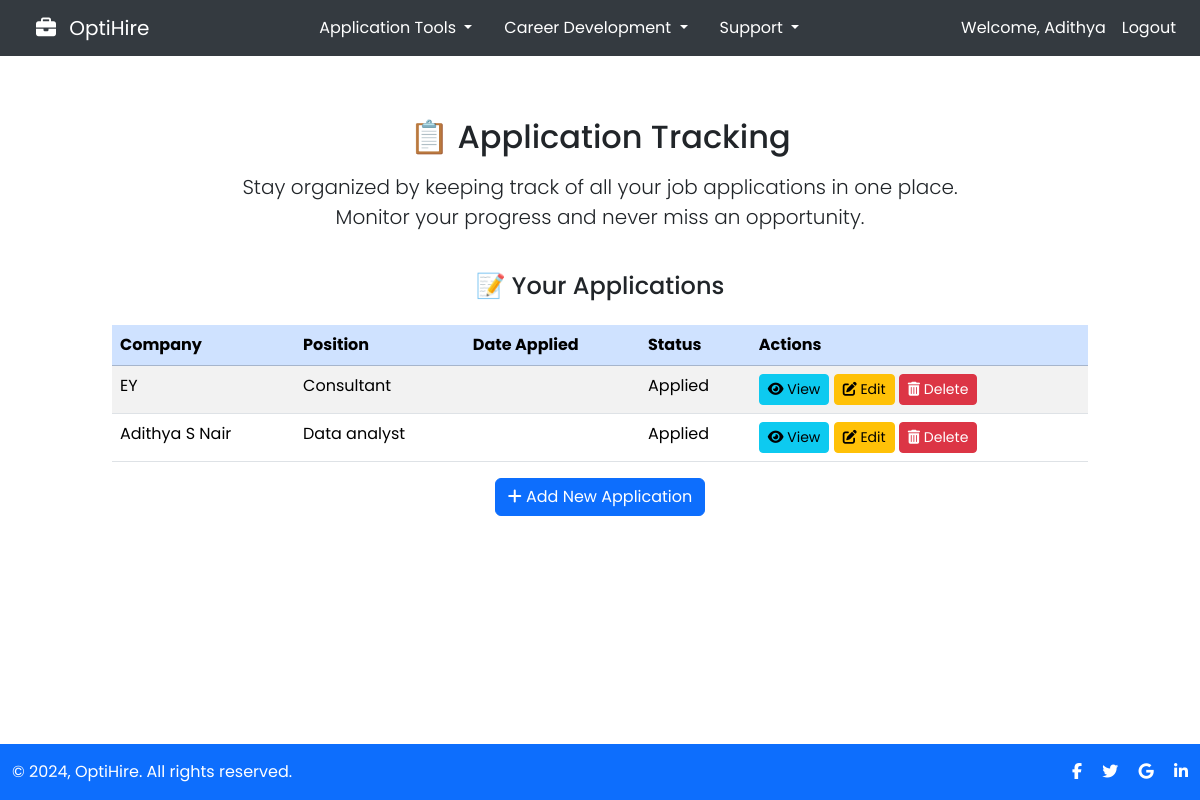
Before: /application-tracking/ (signed in) with the older database file.
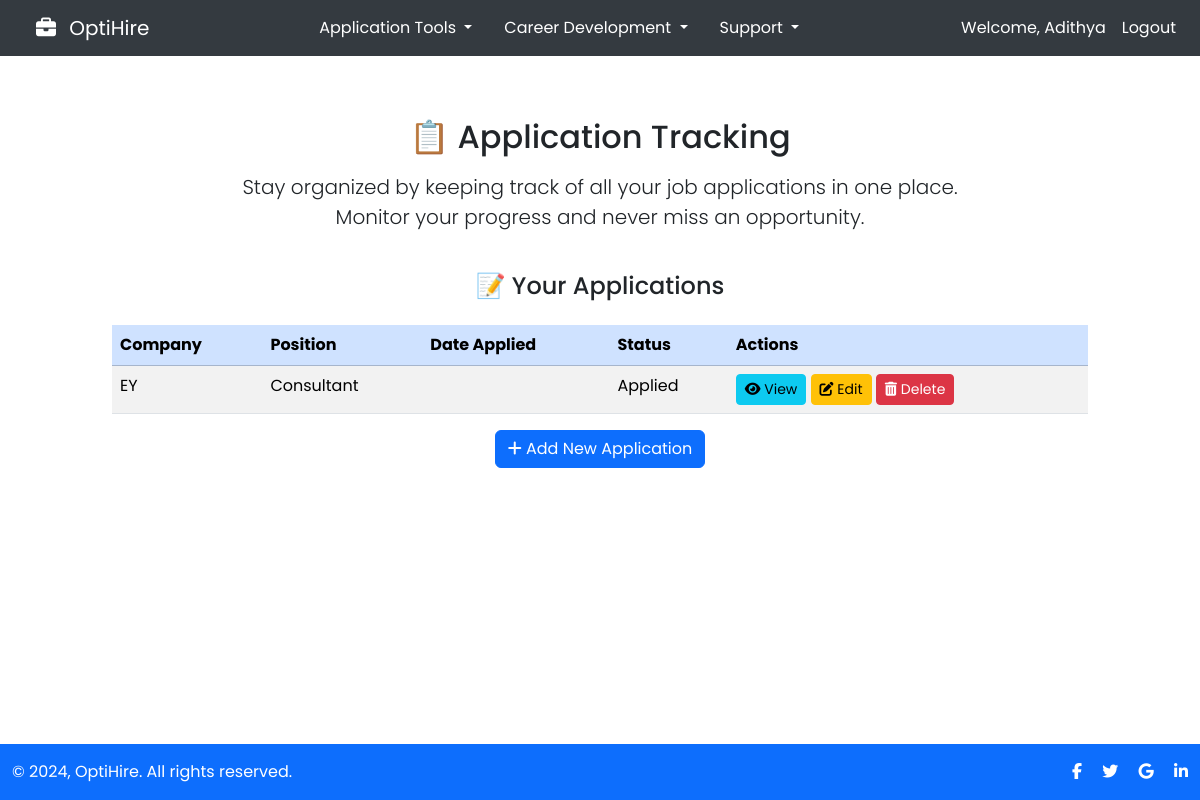
After: the same page with the newer database file.
### application_tracking/models.py (models this page shows, shortened)
class JobApplication(models.Model):
    STATUS_CHOICES = [
        ('Applied', 'Applied'),
        ('Interview', 'Interview'),
        ('Offer', 'Offer'),
        ('Rejected', 'Rejected'),
        ('Accepted', 'Accepted'),
    ]
    user = models.ForeignKey(User, on_delete=models.CASCADE)
    company = models.ForeignKey(Company, on_delete=models.CASCADE)
    position = models.CharField(max_length=255)
    application_date = models.DateField()
    status = models.CharField(max_length=20, choices=STATUS_CHOICES, default='Applied')
    notes = models.TextField(blank=True)
    resume = models.FileField(upload_to='resumes/', blank=True, null=True)
    cover_letter = models.FileField(upload_to='cover_letters/', blank=True, null=True)

class Company(models.Model):
    name = models.CharField(max_length=255)
    website = models.URLField(blank=True, null=True)
    description = models.TextField(blank=True)
    def __str__(self):
        return self.name

### application_tracking/views.py (the view)
# urls.py: path('', views.application_list, name='application_list'),
@login_required
def application_list(request):
    applications = JobApplication.objects.filter(user=request.user).order_by('-application_date')
    return render(request, 'application_tracking/application_list.html', {'applications': applications})

### application_tracking/templates/application_tracking/application_list.html (shortened to what this page needs)
<!DOCTYPE html>
<html lang="en">
<head>
    {% load static %}
    <link rel="stylesheet" href="{% static 'css/bootstrap.min.css' %}">
    <link rel="stylesheet" href="{% static 'css/styles.css' %}">
    <link href="https://cdnjs.cloudflare.com/ajax/libs/font-awesome/6.7.1/css/all.min.css" rel="stylesheet">
</head>
<body class="d-flex flex-column min-vh-100">
    {% include 'navbar.html' %}
    <main class="flex-fill">
        <div class="container-fluid my-5">
            <div class="row mb-4">
                <div class="col-lg-8 mx-auto text-center">
                    <h2 class="mb-3">📋 Application Tracking</h2>
                    <p class="lead">
                        Stay organized by keeping track of all your job applications in one place. Monitor your progress and never miss an opportunity.
                    </p>
                </div>
            </div>
            <div class="row">
                <div class="col-lg-10 mx-auto">
                    <h4 class="mb-4 text-center">📝 Your Applications</h4>
                    <table class="table table-striped table-hover">
                        <thead class="table-primary">
                            <tr>
                                <th>Company</th>
                                <th>Position</th>
                                <th>Date Applied</th>
                                <th>Status</th>
                                <th>Actions</th>
                            </tr>
                        </thead>
                        <tbody>
                            {% for application in applications %}
                            <tr>
                                <td>{{ application.company }}</td>
                                <td>{{ application.position }}</td>
                                <td>{{ application.date_applied }}</td>
                                <td>{{ application.status }}</td>
                                <td>
                                    <a href="{% url 'application_tracking:application_detail' application.pk %}" class="btn btn-info btn-sm">
                                        <i class="fas fa-eye"></i> View
                                    </a>
                                    <a href="{% url 'application_tracking:application_edit' application.pk %}" class="btn btn-warning btn-sm">
                                        <i class="fas fa-edit"></i> Edit
                                    </a>
                                    <a href="{% url 'application_tracking:application_delete' application.pk %}" class="btn btn-danger btn-sm">
                                        <i class="fas fa-trash-alt"></i> Delete
                                    </a>
                                </td>
                            </tr>
                            {% empty %}
                            <tr>
                                <td colspan="5" class="text-center">No applications found. Start by adding a new application.</td>
                            </tr>
                            {% endfor %}
                        </tbody>
                    </table>
                    <div class="text-center">
                        <a href="{% url 'application_tracking:application_add' %}" class="btn btn-primary mb-3">
                            <i class="fas fa-plus"></i> Add New Application
                        </a>
                    </div>
                </div>
            </div>
            <br>
        </div>
    </main>
    {% include 'footer.html' %}
</body>
</html>

### templates/navbar.html (shortened to what this page needs)
<!DOCTYPE html>
<html lang="en">
<head>
    {% load static %}
    <link href="{% static 'css/bootstrap.min.css' %}" rel="stylesheet">
    <link rel="stylesheet" href="{% static 'css/styles.css' %}">
    <link rel="stylesheet" href="{% static 'css/fontawesome.min.css' %}">
    <link href="https://cdnjs.cloudflare.com/ajax/libs/font-awesome/6.7.1/css/all.min.css" rel="stylesheet">
</head>
<body class="m-0">
<nav class="navbar navbar-expand-lg navbar-dark fixed-top w-100">
    <div class="container-fluid px-3">
        <a class="navbar-brand" href="{% url 'home:landing_page' %}">
            <i class="fas fa-briefcase me-2"></i> OptiHire
        </a>
        <div class="collapse navbar-collapse justify-content-between" id="navbarContent">
            <ul class="navbar-nav mx-auto">
                <li class="nav-item dropdown mx-2">
                    <a class="nav-link dropdown-toggle" href="#" id="navbarDropdownApplications" role="button"
                       data-bs-toggle="dropdown" aria-expanded="false">
                        Application Tools
                    </a>
                </li>
                <li class="nav-item dropdown mx-2">
                    <a class="nav-link dropdown-toggle" href="#" id="navbarDropdownCareer" role="button"
                       data-bs-toggle="dropdown" aria-expanded="false">
                        Career Development
                    </a>
                    <li class="nav-item dropdown mx-2">
                        <a class="nav-link dropdown-toggle" href="#" id="navbarDropdownSupport" role="button"
                           data-bs-toggle="dropdown" aria-expanded="false">
                            Support
                        </a>
                    </li>
                </li>
            </ul>
            <ul class="navbar-nav">
                {% if user.is_authenticated %}
                    <li class="nav-item">
                        <a class="nav-link">Welcome, {{ user.username|capfirst }}</a>
                    </li>
                    <li class="nav-item">
                        <a class="nav-link" href="{% url 'home:logout' %}">Logout</a>
                    </li>
                {% endif %}
            </ul>
        </div>
    </div>
</nav>
</body>
</html>

### templates/footer.html (shortened to what this page needs)
<!DOCTYPE html>
<html lang="en">
<head>
    {% load static %}
    <link rel="stylesheet" href="{% static 'css/bootstrap.min.css' %}">
    <link href="https://cdnjs.cloudflare.com/ajax/libs/font-awesome/6.7.1/css/all.min.css" rel="stylesheet">
    <link rel="stylesheet" href="{% static 'css/styles.css' %}">
</head>
<body>
    <footer class="bg-primary">
        <div class="container-fluid d-flex flex-column flex-md-row justify-content-between align-items-center py-3">
            <div class="text-white text-center text-md-start mb-3 mb-md-0">
                &copy; 2024, OptiHire. All rights reserved.
            </div>
            <div class="text-center text-md-end">
                <a href="https://facebook.com" class="text-white me-3">
                    <i class="fab fa-facebook-f"></i>
                </a>
                <a href="https://x.com" class="text-white me-3">
                    <i class="fab fa-twitter"></i>
                </a>
                <a href="https://google.com" class="text-white me-3">
                    <i class="fab fa-google"></i>
                </a>
                <a href="https://linkedin.com" class="text-white">
                    <i class="fab fa-linkedin-in"></i>
                </a>
            </div>
        </div>
    </footer>
</body>
</html>

### static/css/styles.css (style rules this page uses)
body { font-family: 'Poppins', sans-serif; padding-top: 70px; }
a { text-decoration: none; }
footer { background-color: #0d6efd; }
footer a { color: #fff; }

### templates/navbar.html (style rules this page uses)
.navbar { background-color: #343a40; margin-bottom: 0; padding-top: 0; }
.navbar-brand { margin-left: 20px; font-family: 'Poppins', sans-serif; }
.navbar-nav .nav-link { color: #ffffff; }
body { margin-top: 0; }

Changed rows visible on the page:
removed JobApplication: company "Adithya S Nair", position "Data analyst", status "Applied"
